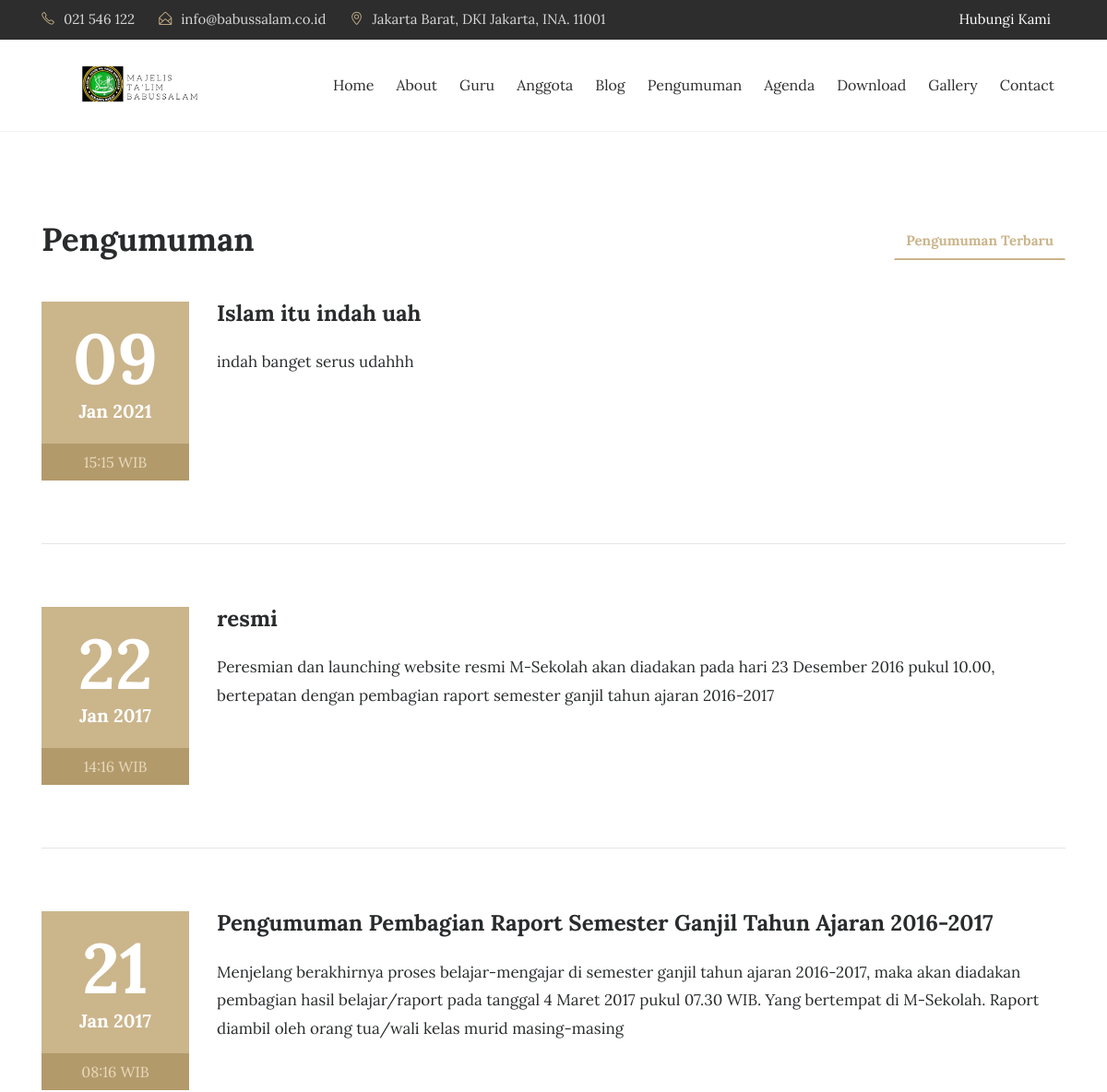
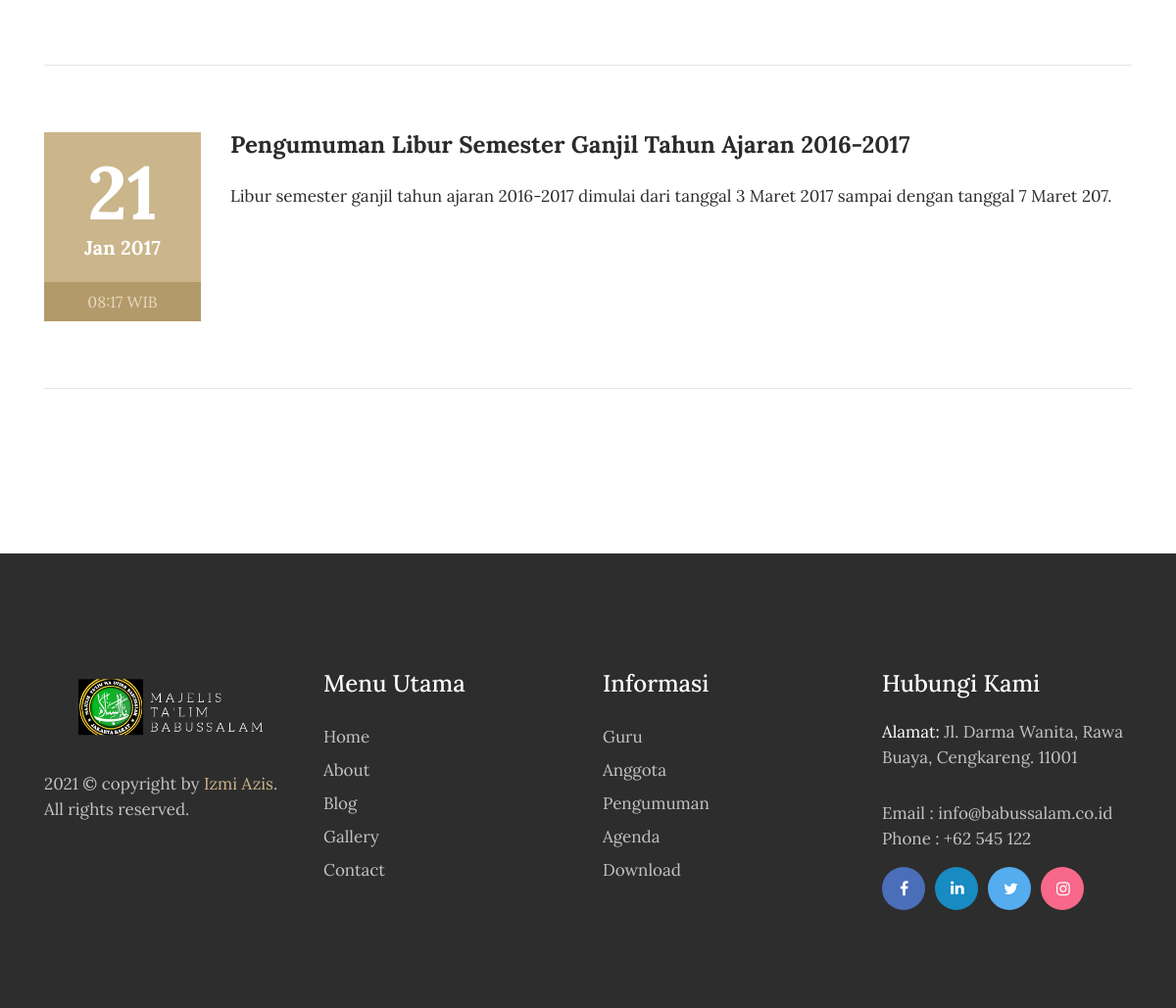
The app's page /index.php/pengumuman with its own data (2 pictures, top to bottom).
### tables this page shows
CREATE TABLE `tbl_pengumuman` (
  `pengumuman_id` int(11) NOT NULL AUTO_INCREMENT,
  `pengumuman_judul` varchar(150) DEFAULT NULL,
  `pengumuman_deskripsi` text,
  `pengumuman_tanggal` timestamp NULL DEFAULT CURRENT_TIMESTAMP,
  `pengumuman_author` varchar(60) DEFAULT NULL,
  `pengumuman_pengguna_id` int(11) DEFAULT NULL,
  PRIMARY KEY (`pengumuman_id`)
);

### application/controllers/Pengumuman.php (called while the page is built, shortened)
<?php
class Pengumuman extends CI_Controller{
	function __construct(){
		$this->load->model('m_pengumuman');
		$this->load->model('m_pengunjung');
	}
	function index(){
		$x['title'] = "Pengumuman";
		$x['title'] = "Pengumuman";
		$jum=$this->m_pengumuman->pengumuman();
        $page=$this->uri->segment(3);
        if(!$page):
            $offset = 0;
        else:
            $offset = $page;
        endif;
        $limit=7;
        $config['base_url'] = base_url() . 'pengumuman/index/';
            $config['total_rows'] = $jum->num_rows();
            $config['per_page'] = $limit;
            $config['uri_segment'] = 3;
	          $config['full_tag_open']    = '<div class="pagging text-center"><nav><ul class="pagination justify-content-center">';
	          $config['full_tag_close']   = '</ul></nav></div>';
	          $config['num_tag_open']     = '<li class="page-item"><span class="page-link">';
	          $config['num_tag_close']    = '</span></li>';
	          $config['cur_tag_open']     = '<li class="page-item"><span class="page-link">';
	          $config['cur_tag_close']    = '<span class="sr-only">(current)</span></span></li>';
	          $config['next_tag_open']    = '<li class="page-item"><span class="page-link">';
	          $config['next_tagl_close']  = '<span aria-hidden="true">&raquo;</span></span></li>';
	          $config['prev_tag_open']    = '<li class="page-item"><span class="page-link">';
	          $config['prev_tagl_close']  = '</span>Next</li>';
	          $config['first_tag_open']   = '<li class="page-item"><span class="page-link">';
	          $config['first_tagl_close'] = '</span></li>';
	          $config['last_tag_open']    = '<li class="page-item"><span class="page-link">';
	          $config['last_tagl_close']  = '</span></li>';
            $config['first_link'] = 'Awal';
            $config['last_link'] = 'Akhir';
            $config['next_link'] = 'Next >>';
            $config['prev_link'] = '<< Prev';
            $this->pagination->initialize($config);
            $x['page'] =$this->pagination->create_links();
						$x['data']=$this->m_pengumuman->pengumuman_perpage($offset,$limit);
						$this->load->view('depan/v_pengumuman',$x);
	}
}

### index.php (called while the page is built, shortened)
<?php
require_once BASEPATH.'core/CodeIgniter.php';

### application/models/M_pengumuman.php (called while the page is built, shortened)
<?php
class M_pengumuman extends CI_Model{
	function pengumuman_perpage($offset,$limit){
		$hsl=$this->db->query("SELECT pengumuman_id,pengumuman_judul,pengumuman_deskripsi,pengumuman_tanggal,DATE_FORMAT(pengumuman_tanggal,'%d/%m/%Y') AS tanggal,pengumuman_author FROM tbl_pengumuman ORDER BY pengumuman_id DESC limit $offset,$limit");
		return $hsl;
	}
}

### application/views/depan/v_pengumuman.php (the view, shortened to what this page needs)
<!DOCTYPE html>
<html lang="en">
<head>
</head>
<body>
<section class="events">
    <div class="container">
        <div class="row">
            <div class="col-md-4">
                <h2 class="event-title">Pengumuman</h2>
            </div>
            <div class="col-md-8">
                <ul class="nav nav-tabs" role="tablist">
                    <li class="nav-item nav-tab1">
                        <a class="nav-link tab-list active" data-toggle="tab" href="#upcoming-events" role="tab">Pengumuman Terbaru </a>
                    </li>
                </ul>
            </div>
        </div>
        <br>
        <div class="row">
            <div class="tab-content" data-aos="zoom-in-down" data-aos-delay="100">
                <div class="tab-pane active" id="upcoming-events" role="tabpanel">
                  <?php foreach($data->result() as $row):?>
                    <div class="col-md-12">
                        <div class="row">
                            <div class="col-md-2">
                                <div class="event-date">
                                    <h4><?php echo date("d", strtotime($row->pengumuman_tanggal));?></h4> <span><?php echo date("M Y", strtotime($row->pengumuman_tanggal));?></span>
                                </div>
                                <span class="event-time"><?php echo date("H:i", strtotime($row->pengumuman_tanggal)).' WIB';?></span>
                            </div>
                            <div class="col-md-10">
                                <div class="event-heading">
                                    <h3><?php echo $row->pengumuman_judul;?></h3>
                                    <p><?php echo $row->pengumuman_deskripsi;?></p>
                                </div>
                          </div>
                      </div>
                      <hr class="event-underline">
                  </div>
                <?php endforeach;?>
      <div class="col-md-12 text-center">
    </div>
</div>
</div>
</div>
</div>
</section>
</html>

### records on screen
tbl_pengumuman: pengumuman_tanggal "09", pengumuman_tanggal "Jan 2021", pengumuman_tanggal "15:15", pengumuman_judul "Islam itu indah uah", pengumuman_deskripsi "indah banget serus udahhh"
tbl_pengumuman: pengumuman_tanggal "22", pengumuman_tanggal "Jan 2017", pengumuman_tanggal "14:16", pengumuman_judul "resmi", pengumuman_deskripsi "Peresmian dan launching website resmi M-Sekolah akan diadakan pada hari 23 Desember 2016 pukul 10.00, bertepatan dengan pembagian raport semester ganjil tahun ajaran 2016-2017"
tbl_pengumuman: pengumuman_tanggal "21", pengumuman_tanggal "Jan 2017", pengumuman_tanggal "08:16", pengumuman_judul "Pengumuman Pembagian Raport Semester Ganjil Tahun Ajaran 2016-2017", pengumuman_deskripsi "Menjelang berakhirnya proses belajar-mengajar di semester ganjil tahun ajaran 2016-2017, maka akan diadakan pembagian hasil belajar/raport pada tanggal 4 Maret 2017 pukul 07.30 WIB. Yang bertempat di M-Sekolah. Raport diambil oleh orang tua/wali kelas murid masing-masing"
tbl_pengumuman: pengumuman_tanggal "21", pengumuman_tanggal "Jan 2017", pengumuman_tanggal "08:17", pengumuman_judul "Pengumuman Libur Semester Ganjil Tahun Ajaran 2016-2017", pengumuman_deskripsi "Libur semester ganjil tahun ajaran 2016-2017 dimulai dari tanggal 3 Maret 2017 sampai dengan tanggal 7 Maret 207."
